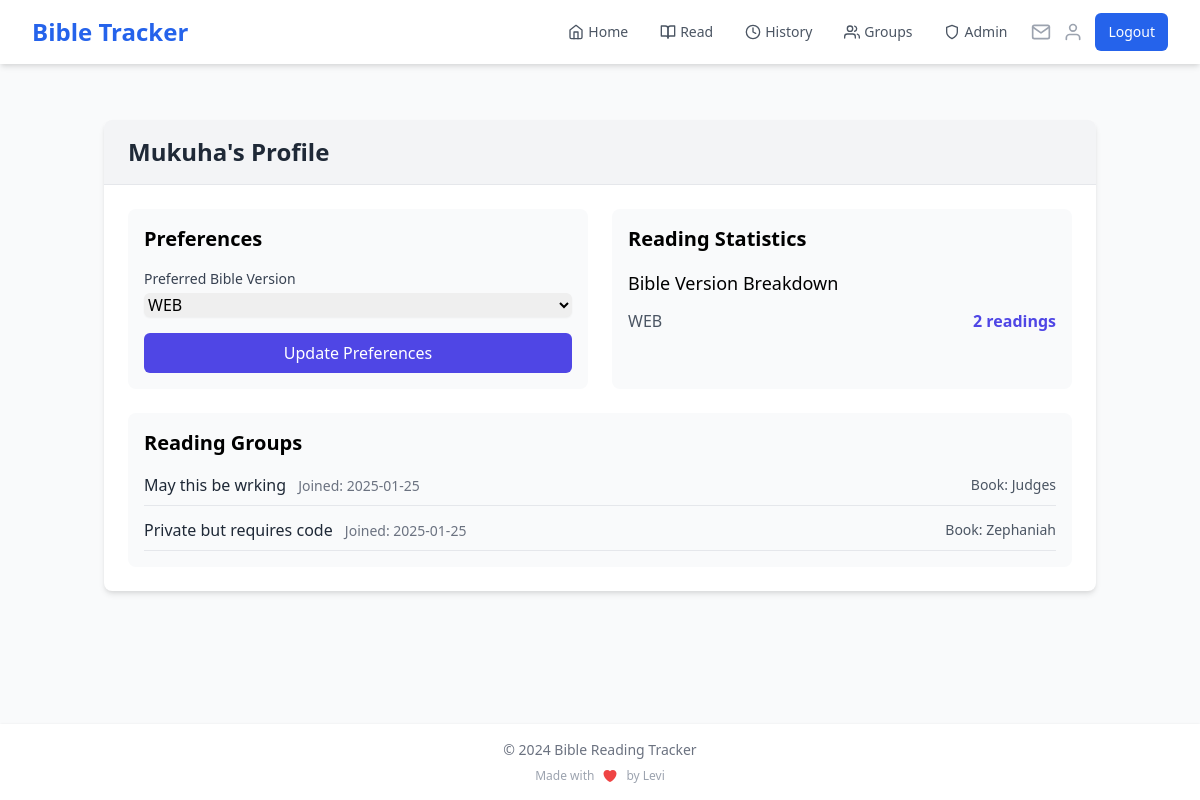
The app's page /profile (signed in) with its own data.
### app.py (models this page shows)
class User(UserMixin, db.Model):
    id = db.Column(db.Integer, primary_key=True)
    name = db.Column(db.String(100), nullable=False)
    email = db.Column(db.String(120), unique=True, nullable=False, index=True)
    password_hash = db.Column(db.String(200), nullable=False)
    streak = db.Column(db.Integer, default=0)
    last_read_date = db.Column(db.DateTime, index=True)
    readings = db.relationship('Reading', backref='user', lazy='dynamic')
    preferred_version = db.Column(db.String(10), default='KJV')
    created_groups = db.relationship('ReadingGroup', backref='creator', lazy='dynamic')
    group_memberships = db.relationship('GroupMember', backref='user', lazy='dynamic')

class Reading(db.Model):
    __table_args__ = (
        db.Index('idx_user_date', 'user_id', 'date'),
    )
    id = db.Column(db.Integer, primary_key=True)
    user_id = db.Column(db.Integer, db.ForeignKey('user.id'), nullable=False)
    book = db.Column(db.String(50), nullable=False)
    chapter = db.Column(db.Integer, nullable=False)
    verses = db.Column(db.String(200))
    highlights = db.Column(db.Text)
    date = db.Column(db.DateTime, default=datetime.utcnow, index=True)
    bible_version = db.Column(db.String(10), default='KJV')

class GroupMember(db.Model):
    id = db.Column(db.Integer, primary_key=True)
    group_id = db.Column(db.Integer, db.ForeignKey('reading_group.id'), nullable=False)
    user_id = db.Column(db.Integer, db.ForeignKey('user.id'), nullable=False)
    join_date = db.Column(db.DateTime, default=datetime.utcnow)
    last_read_chapter = db.Column(db.Integer, default=0)
    __table_args__ = (db.UniqueConstraint('group_id', 'user_id'),)

class ReadingGroup(db.Model):
    id = db.Column(db.Integer, primary_key=True)
    name = db.Column(db.String(100), nullable=False)
    description = db.Column(db.Text)
    created_at = db.Column(db.DateTime, default=datetime.utcnow)
    book = db.Column(db.String(50), nullable=False)
    current_chapter = db.Column(db.Integer, default=1)
    target_completion_date = db.Column(db.DateTime)
    creator_id = db.Column(db.Integer, db.ForeignKey('user.id'), nullable=False)
    visibility = db.Column(db.String(20), default='public')
    access_code = db.Column(db.String(20))
    members = db.relationship('GroupMember', backref='reading_group', lazy='joined')
    readings = db.relationship('GroupReading', backref='reading_group', lazy='dynamic')
    invitations = db.relationship('GroupInvitation', backref='reading_group', lazy='dynamic')

### app.py (the view)
@app.route('/profile', methods=['GET', 'POST'])
@login_required
def profile():
    if request.method == 'POST':
        current_user.preferred_version = request.form.get('preferred_version', 'KJV')
        db.session.commit()
        cache.delete_memoized(get_bible_books)
        flash('Preferences updated successfully!')
        return redirect(url_for('profile'))
    reading_stats = db.session.query(
        Reading.bible_version,
        db.func.count(Reading.id)
    ).filter_by(user_id=current_user.id).group_by(Reading.bible_version).all()
    group_stats = GroupMember.query.filter_by(user_id=current_user.id).options(
        db.joinedload(GroupMember.reading_group)  # Change 'group' to 'reading_group'
    ).all()
    return render_template('profile.html',
                         versions=BIBLE_VERSIONS.keys(),
                         reading_stats=reading_stats,
                         group_stats=group_stats)

### app.py (called while the page is built)
@login_manager.user_loader
def load_user(user_id):
    if 'user_id' in session:
        return User.query.get(int(session['user_id']))
    return None

@app.context_processor
def inject_user_name():
    if current_user.is_authenticated:
        return dict(user_name=current_user.name)
    return dict(user_name='Guest')

@app.context_processor
def inject_invitation_count():
    if current_user.is_authenticated:
        invitation_count = GroupInvitation.query.filter(
            GroupInvitation.email == current_user.email,
            GroupInvitation.used == False,
            GroupInvitation.expires_at > datetime.utcnow()
        ).count()
        return dict(invitation_count=invitation_count)
    return dict(invitation_count=0)

### templates/profile.html
{% extends "base.html" %}
{% block content %}
<div class="container mx-auto px-4 py-6">
    <div class="bg-white shadow-md rounded-lg overflow-hidden">
        <div class="bg-gray-100 px-6 py-4 border-b">
            <h1 class="text-2xl font-bold text-gray-800">{{ user_name }}'s Profile</h1>
        </div>
        <div class="p-6">
            <div class="grid md:grid-cols-2 gap-6">
                <div class="bg-gray-50 p-4 rounded-lg">
                    <h2 class="text-xl font-semibold mb-4">Preferences</h2>
                    <form method="POST" class="space-y-4">
                        <div>
                            <label class="block text-sm font-medium text-gray-700">
                                Preferred Bible Version
                            </label>
                            <select
                                name="preferred_version"
                                class="mt-1 block w-full rounded-md border-gray-300 shadow-sm focus:border-indigo-300 focus:ring focus:ring-indigo-200 focus:ring-opacity-50"
                            >
                                {% for version in versions %}
                                <option
                                    value="{{ version }}"
                                    {% if version == current_user.preferred_version %}selected{% endif %}
                                >
                                    {{ version }}
                                </option>
                                {% endfor %}
                            </select>
                        </div>
                        <button
                            type="submit"
                            class="w-full bg-indigo-600 text-white py-2 px-4 rounded-md hover:bg-indigo-700 focus:outline-none focus:ring-2 focus:ring-indigo-500"
                        >
                            Update Preferences
                        </button>
                    </form>
                </div>
                <div class="bg-gray-50 p-4 rounded-lg">
                    <h2 class="text-xl font-semibold mb-4">Reading Statistics</h2>
                    <div class="space-y-3">
                        <h3 class="text-lg font-medium">Bible Version Breakdown</h3>
                        {% for version, count in reading_stats %}
                        <div class="flex justify-between items-center">
                            <span class="text-gray-600">{{ version }}</span>
                            <span class="font-bold text-indigo-600">{{ count }} readings</span>
                        </div>
                        {% endfor %}
                    </div>
                </div>
            </div>
            <div class="mt-6 bg-gray-50 p-4 rounded-lg">
                <h2 class="text-xl font-semibold mb-4">Reading Groups</h2>
                {% if group_stats %}
                    <div class="space-y-3">
                        {% for membership in group_stats %}
<div class="flex justify-between items-center border-b pb-2 last:border-b-0">
    <div>
        <span class="font-medium text-gray-800">
            {{ membership.reading_group.name }}
        </span>
        <span class="ml-2 text-sm text-gray-500">
            Joined: {{ membership.join_date.strftime('%Y-%m-%d') }}
        </span>
    </div>
    <span class="text-sm text-gray-600">
        Book: {{ membership.reading_group.book }}
    </span>
</div>
{% endfor %}
                    </div>
                {% else %}
                    <p class="text-gray-500">You haven't joined any reading groups yet.</p>
                {% endif %}
            </div>
        </div>
    </div>
</div>
{% endblock %}

### records on screen
User: name "Mukuha", preferred_version "WEB"
Reading: bible_version "WEB", id "2"
GroupMember: reading_group.name "May this be wrking", join_date "2025-01-25", reading_group.book "Judges"
GroupMember: reading_group.name "Private but requires code", join_date "2025-01-25", reading_group.book "Zephaniah"
